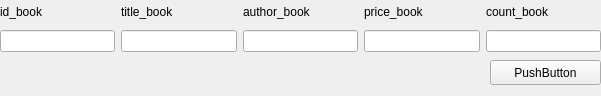
<?xml version="1.0" encoding="UTF-8"?>
<ui version="4.0">
 <class>Form</class>
 <widget class="QWidget" name="Form">
  <property name="geometry">
   <rect>
    <x>0</x>
    <y>0</y>
    <width>601</width>
    <height>96</height>
   </rect>
  </property>
  <property name="windowTitle">
   <string>Form</string>
  </property>
  <widget class="QPushButton" name="pushButton">
   <property name="geometry">
    <rect>
     <x>490</x>
     <y>60</y>
     <width>111</width>
     <height>25</height>
    </rect>
   </property>
   <property name="text">
    <string>PushButton</string>
   </property>
  </widget>
  <widget class="QWidget" name="">
   <property name="geometry">
    <rect>
     <x>0</x>
     <y>0</y>
     <width>601</width>
     <height>52</height>
    </rect>
   </property>
   <layout class="QHBoxLayout" name="horizontalLayout">
    <item>
     <layout class="QVBoxLayout" name="verticalLayout">
      <item>
       <widget class="QLabel" name="label">
        <property name="text">
         <string>id_book</string>
        </property>
       </widget>
      </item>
      <item>
       <widget class="QLineEdit" name="lineEdit"/>
      </item>
     </layout>
    </item>
    <item>
     <layout class="QVBoxLayout" name="verticalLayout_2">
      <item>
       <widget class="QLabel" name="label_2">
        <property name="text">
         <string>title_book</string>
        </property>
       </widget>
      </item>
      <item>
       <widget class="QLineEdit" name="lineEdit_2"/>
      </item>
     </layout>
    </item>
    <item>
     <layout class="QVBoxLayout" name="verticalLayout_3">
      <item>
       <widget class="QLabel" name="label_3">
        <property name="text">
         <string>author_book</string>
        </property>
       </widget>
      </item>
      <item>
       <widget class="QLineEdit" name="lineEdit_3"/>
      </item>
     </layout>
    </item>
    <item>
     <layout class="QVBoxLayout" name="verticalLayout_4">
      <item>
       <widget class="QLabel" name="label_4">
        <property name="text">
         <string>price_book</string>
        </property>
       </widget>
      </item>
      <item>
       <widget class="QLineEdit" name="lineEdit_4"/>
      </item>
     </layout>
    </item>
    <item>
     <layout class="QVBoxLayout" name="verticalLayout_5">
      <item>
       <widget class="QLabel" name="label_5">
        <property name="text">
         <string>count_book</string>
        </property>
       </widget>
      </item>
      <item>
       <widget class="QLineEdit" name="lineEdit_5"/>
      </item>
     </layout>
    </item>
   </layout>
  </widget>
 </widget>
 <resources/>
 <connections/>
</ui>
